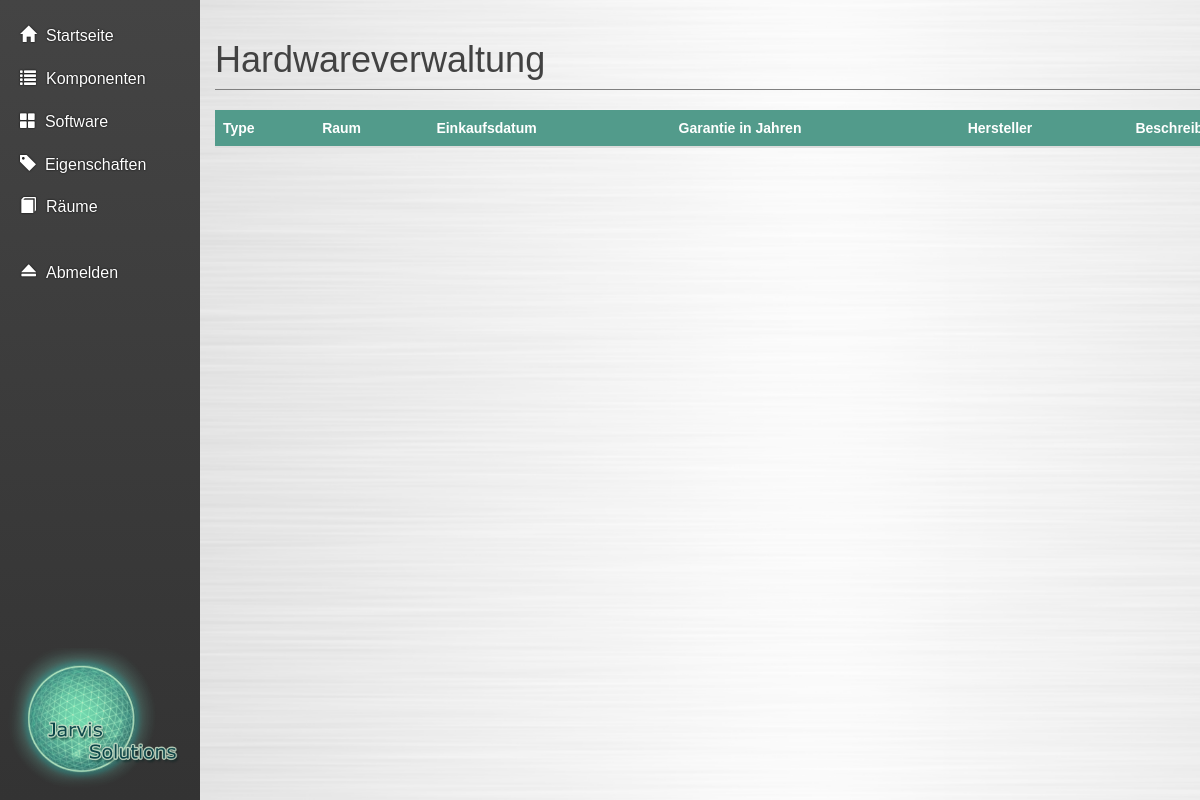
The page /pages/component.php on the database as committed earlier.
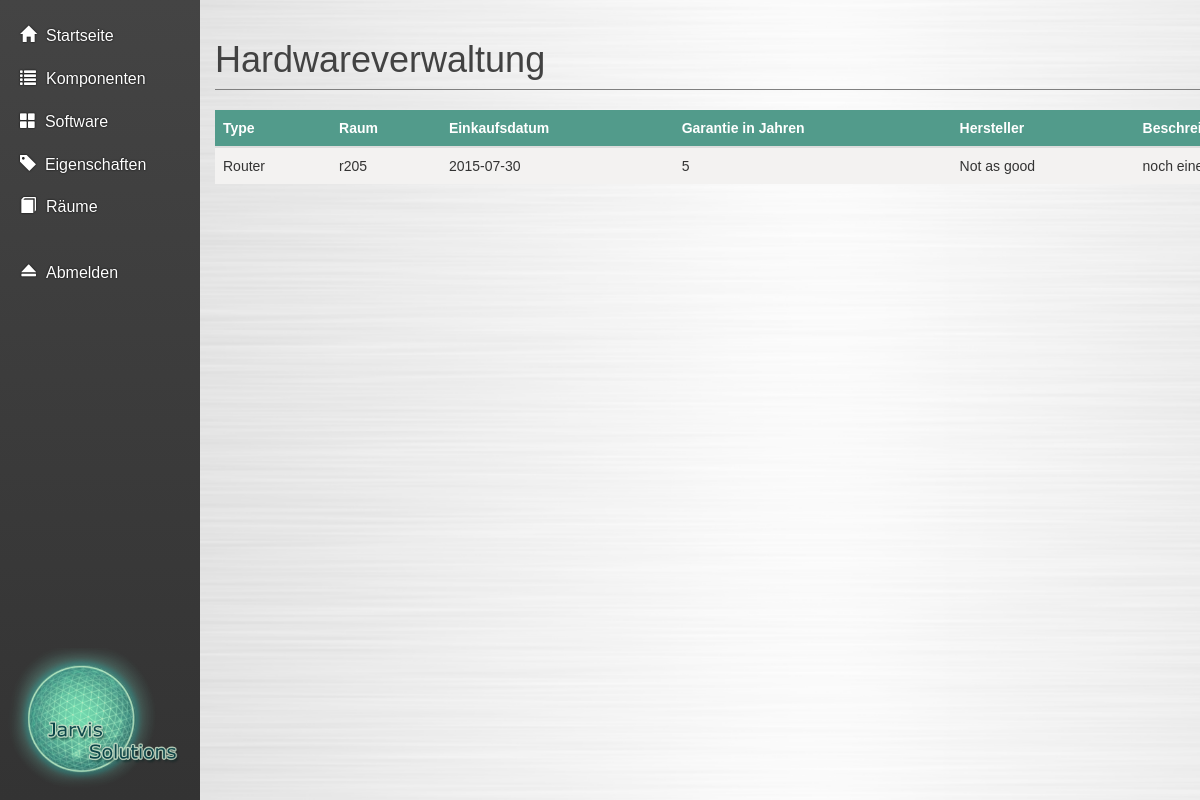
The same page on the database as committed later.
### tables this page shows
CREATE TABLE IF NOT EXISTS `komponenten` (
  `k_id` int(11) NOT NULL,
  `raeume_r_id` int(11) NOT NULL,
  `lieferant_l_id` int(11) NOT NULL,
  `k_einkaufsdatum` date DEFAULT NULL,
  `k_gewaehrleistungsdauer` int(11) DEFAULT NULL,
  `k_notiz` varchar(1024) DEFAULT NULL,
  `k_hersteller` varchar(45) DEFAULT NULL,
  `komponentenarten_ka_id` int(11) NOT NULL
);

CREATE TABLE IF NOT EXISTS `komponentenarten` (
  `ka_id` int(11) NOT NULL,
  `ka_komponentenart` varchar(45) DEFAULT NULL
);

CREATE TABLE IF NOT EXISTS `raeume` (
  `r_id` int(11) NOT NULL,
  `r_nr` varchar(20) DEFAULT NULL COMMENT 'z.B. r014, W304, etc.',
  `r_bezeichnung` varchar(45) DEFAULT NULL COMMENT 'z.B. Werkstatt, Lager,...',
  `r_notiz` varchar(1024) DEFAULT NULL
);

### php/dbq/all_components_query.php (called while the page is built, shortened)
<?php
include_once '../php/classes/db_connect.php';
function getAllComponents() {
    global $mysqli;
    if (!$stmt = $mysqli->prepare(
            "SELECT k.k_id, ka.ka_komponentenart, r.r_nr, k.k_einkaufsdatum, k.k_gewaehrleistungsdauer, k.k_hersteller, k.k_notiz
                FROM komponenten k
                inner join komponentenarten ka on k.komponentenarten_ka_id = ka.ka_id
                left join raeume r on r.r_id = k.raeume_r_id
                left join software_in_raum sir on sir.sir_k_id = k.k_id
                where sir.sir_k_id is null")) {
        header("Location: ./err.php?err=Database error: "
                . "cannot prepare statement");
        exit();
    }
    $stmt->execute();
    $stmt->bind_result(
            $id,
            $type ,
            $room,
            $pDate,
            $warranty,
            $manufacturer,
            $note);
    $allComponents = array();
    while ($stmt->fetch()) {
        $allComponents[] = array(
            "k_id" => $id,
            "komponentenart_ka_id" => $type,
            "raeume_r_id" => $room,
            "k_einkaufsdatum" => $pDate,
            "k_gewaehrleistungsdauer" => $warranty,
            "k_hersteller" => $manufacturer,
            "k_notiz" => $note);
    }
    return $allComponents;
}

### pages/component.php (the view, shortened to what this page needs)
<?php
    include '../php/dbq/all_components_query.php';
?>
<!DOCTYPE html>
<html lang="de">
    <head>
        <?php include('../fragments/default_includes.php'); ?>
    </head>
    <body>
        <div class="wrapper">
            <div class="box">
                <div class="row row-offcanvas row-offcanvas-left">
                    <?php include('../fragments/navigation_left.php'); ?>
                    <div class="column col-sm-10 col-xs-11" id="main">
                        <div class="container">
                            <h1 class="page-header">
                                Hardwareverwaltung
                            </h1>
                            <table id="" class="table table-responsive">
                              <thead>
                                  <tr>
                                      <th>Type</th>
                                      <th>Raum</th>
                                      <th>Einkaufsdatum</th>
                                      <th>Garantie in Jahren</th>
                                      <th>Hersteller</th>
                                      <th>Beschreibung</th>
                                  </tr>
                              </thead>
                              <tbody>
                                <?php
                                    $components = getAllComponents();
                                    foreach ($components as $component) {
                                        echo "<tr class='component'>"
                                        . "<td class='hidden'>"
                                        .$component['k_id']
                                        ."</td><td>"
                                        .$component['komponentenart_ka_id']
                                        ."</td><td>"
                                        .$component["raeume_r_id"]
                                        ."</td><td>"
                                        .$component["k_einkaufsdatum"]
                                        ."</td><td>"
                                        .$component["k_gewaehrleistungsdauer"]
                                        ."</td><td>"
                                        .$component["k_hersteller"]
                                        ."</td><td>"
                                        .$component["k_notiz"]
                                        ."</td></tr>";
                                    }
                                ?>
                              </tbody>
                            </table>
                        </div>
                    </div>
                </div>
            </div>
        </div>
    </body>
</html>

Rows that differ between the two databases and show on the page:
added komponenten: komponentenarten_ka.ka_komponentenart "Router", raeume_r.r_nr "r205", k_einkaufsdatum "2015-07-30", k_gewaehrleistungsdauer "5", k_hersteller "Not as good", k_notiz "noch…"
